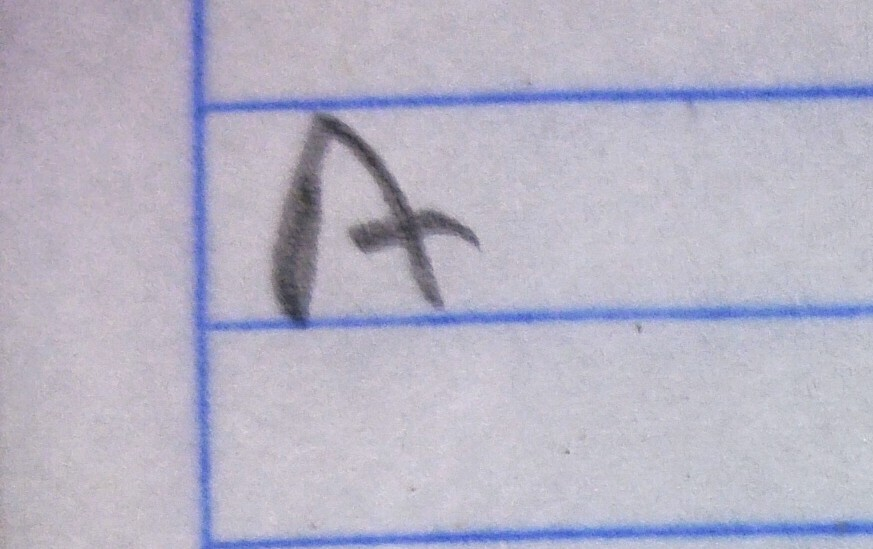
#> input picture frontend/samples/A_mayuscula.jpeg, 873 x 549 px; its folder holds only this picture in this run
$ python -i image_cleaner.py   (imports and definitions only)
#> lines starting #> are read from the running program, lines starting #| are printed output that depends on the picture; after the words box and inside, x2 and y2 are one past the last pixel; in counts of white or black regions, pixels touching at a corner belong together
"""
app/core/image_cleaner.py
=========================
Limpieza de imágenes reales (fotos de cuaderno) para OCR.

Responsabilidades:
  1. Eliminar líneas de color (azules, rojas, verdes) del cuaderno
  2. Normalizar iluminación sin destruir gradientes
  3. Preparar imagen para YOLO (menos falsos positivos) [utilidad, NO en flujo principal]
  4. Preparar crop para clasificación (grayscale continuo, NO binario)

Principio fundamental:
  NUNCA binarizar. El modelo fue entrenado con imágenes de gradientes
  continuos (0-255). La binarización destruye información que el modelo
  necesita para distinguir caracteres.

Formatos de salida:
  - clean_for_detection()           → BGR 3ch, sin líneas de color
                                      ⚠ UTILIDAD SOLAMENTE — NO usar en flujo principal.
                                      YOLO debe recibir la imagen ORIGINAL.
  - clean_crop_for_classification() → Grayscale uint8, fondo~blanco, trazo~negro
                                      Valores CONTINUOS (no binarios)
  - clean_crop_for_display()        → BGR 3ch, limpio para UI

Cambios respecto a la versión anterior:
  - _build_color_line_mask() ahora EXCLUYE píxeles de tinta (grafito)
  - clean_crop_for_classification() SIEMPRE usa inpainting (nunca blanco puro)
  - clean_crop_for_classification() valida post-limpieza (fallback a original)
  - _normalize_background_to_white() protege contra borrar todo el contraste
  - Parámetro de agresividad configurable
"""

from __future__ import annotations

import cv2
import numpy as np
from typing import Tuple, Optional, List

import logging

logger = logging.getLogger(__name__)


# ═════════════════════════════════════════════════════════════════════════════
# CONFIGURACIÓN DE RANGOS HSV PARA LÍNEAS DE COLOR
# ═════════════════════════════════════════════════════════════════════════════

# Cada rango es (lower_hsv, upper_hsv)
# Cubren líneas azules, rojas y verdes típicas de cuadernos escolares
#
# IMPORTANTE: Los rangos son CONSERVADORES para NO capturar grafito.
# El grafito/lápiz tiene saturación muy baja (< 30), estos rangos
# empiezan en saturación >= 40 para evitar borrar trazos.

HSV_LINE_RANGES: List[Tuple[Tuple[int, int, int], Tuple[int, int, int]]] = [
    # ── Azul claro (líneas de cuaderno típicas) ──
    ((90, 40, 60), (135, 255, 255)),

    # ── Azul oscuro ──
    ((100, 30, 30), (130, 255, 200)),

    # ── Rojo (cuadernos con margen rojo) — rango bajo ──
    ((0, 50, 50), (10, 255, 255)),

    # ── Rojo — rango alto ──
    ((165, 50, 50), (180, 255, 255)),

    # ── Verde (algunos cuadernos) ──
    ((35, 40, 50), (85, 255, 255)),
]

# ── Rangos HSV para detectar TINTA / GRAFITO (lápiz) ──
# El grafito tiene saturación muy baja y luminosidad baja-media.
# Estos píxeles deben PROTEGERSE y nunca borrarse como línea.
INK_SAT_MAX = 40       # Saturación máxima para considerar grafito
INK_VALUE_MAX = 150     # Value máximo para considerar grafito (oscuro)

# Dilatación de la máscara de líneas para cubrir bordes difusos
HSV_MASK_DILATE_K = 3  # kernel size (0 = sin dilatación)

# Tamaño mínimo de componente para considerar como línea (no ruido)
MIN_LINE_COMPONENT_AREA = 200

# ── Parámetro de agresividad de limpieza ──
# 0.0 = sin limpieza, 1.0 = máxima agresividad
# Controla la dilatación de la máscara de líneas y el umbral de aplicación.
# Default conservador: proteger el trazo es más importante que eliminar líneas.
CLEANING_AGGRESSIVENESS: float = 0.5

# ── Validación post-limpieza ──
# Si el contraste (std) del grayscale resultante es menor que este umbral,
# la limpieza borró demasiado y se usa el original.
MIN_CONTRAST_AFTER_CLEAN = 10.0


# ═════════════════════════════════════════════════════════════════════════════
# 1. DETECCIÓN Y ELIMINACIÓN DE LÍNEAS DE COLOR
# ═════════════════════════════════════════════════════════════════════════════

def _build_color_line_mask(img_bgr: np.ndarray) -> np.ndarray:
    """
    Construye máscara de líneas de color EXCLUYENDO píxeles de tinta.

    Pasos:
      1. Convertir a HSV
      2. Crear máscara de píxeles de color (azul, rojo, verde) por rangos HSV
      3. Crear máscara de píxeles de tinta (baja saturación + oscuros)
      4. Restar: mask_final = mask_color AND NOT mask_ink
      5. Dilatar ligeramente (según agresividad)
      6. Filtrar componentes pequeños (ruido)

    La máscara de tinta protege el trazo del alumno incluso cuando
    escribe directamente sobre una línea azul.

    Args:
        img_bgr: imagen BGR original

    Returns:
        Máscara binaria uint8 (255 = línea de color segura de borrar, 0 = no)
    """
    hsv = cv2.cvtColor(img_bgr, cv2.COLOR_BGR2HSV)

    # ── Paso 2: Máscara de píxeles de color (candidatos a línea) ──
    color_mask = np.zeros(img_bgr.shape[:2], dtype=np.uint8)
    for (lo, hi) in HSV_LINE_RANGES:
        mask = cv2.inRange(hsv, np.array(lo, dtype=np.uint8),
                           np.array(hi, dtype=np.uint8))
        color_mask = cv2.bitwise_or(color_mask, mask)

    # ── Paso 3: Máscara de píxeles de tinta/grafito (PROTEGER) ──
    # Grafito = baja saturación + baja-media luminosidad
    # Estos píxeles son trazo del alumno y NO deben borrarse
    h_ch, s_ch, v_ch = cv2.split(hsv)
    ink_mask = np.zeros(img_bgr.shape[:2], dtype=np.uint8)
    ink_mask[(s_ch < INK_SAT_MAX) & (v_ch < INK_VALUE_MAX)] = 255

    # ── Paso 4: Restar tinta de la máscara de color ──
    # Solo borrar donde HAY color Y NO HAY tinta
    safe_mask = cv2.bitwise_and(color_mask, cv2.bitwise_not(ink_mask))

    # ── Paso 5: Dilatar para cubrir bordes difusos de las líneas ──
    # La dilatación se escala con la agresividad
    effective_dilate_k = max(1, int(HSV_MASK_DILATE_K * CLEANING_AGGRESSIVENESS * 2))
    if effective_dilate_k > 0 and effective_dilate_k % 2 == 0:
        effective_dilate_k += 1  # Asegurar impar

    if effective_dilate_k >= 3:
        kernel = cv2.getStructuringElement(
            cv2.MORPH_RECT,
            (effective_dilate_k, effective_dilate_k)
        )
        safe_mask = cv2.dilate(safe_mask, kernel, iterations=1)

        # Después de dilatar, volver a excluir tinta para no invadir trazos
        safe_mask = cv2.bitwise_and(safe_mask, cv2.bitwise_not(ink_mask))

    # ── Paso 6: Filtrar componentes pequeños (ruido de color, no líneas) ──
    if MIN_LINE_COMPONENT_AREA > 0:
        n_labels, labels, stats, _ = cv2.connectedComponentsWithStats(
            safe_mask, connectivity=8
        )
        filtered = np.zeros_like(safe_mask)
        for i in range(1, n_labels):
            area = stats[i, cv2.CC_STAT_AREA]
            if area >= MIN_LINE_COMPONENT_AREA:
                filtered[labels == i] = 255
        safe_mask = filtered

    return safe_mask


def remove_color_lines(
    img_bgr: np.ndarray,
    use_inpaint: bool = True,
    inpaint_radius: int = 5,
) -> np.ndarray:
    """
    Elimina líneas de color de la imagen usando inpainting.

    SIEMPRE usa inpainting por defecto (en lugar de reemplazo por blanco)
    para preservar la continuidad del trazo cuando el alumno escribe
    sobre una línea azul.

    CONSERVADOR: Solo elimina píxeles con saturación significativa.
    El grafito a lápiz (saturación ~0-20) NO se toca gracias a la
    máscara de tinta en _build_color_line_mask().

    Args:
        img_bgr: imagen BGR original
        use_inpaint: usar inpainting (True) o reemplazo blanco (False)
        inpaint_radius: radio del inpainting

    Returns:
        Imagen BGR con líneas de color eliminadas
    """
    mask = _build_color_line_mask(img_bgr)

    if cv2.countNonZero(mask) == 0:
        return img_bgr.copy()

    if use_inpaint:
        result = cv2.inpaint(img_bgr, mask, inpaintRadius=inpaint_radius,
                             flags=cv2.INPAINT_TELEA)
    else:
        result = img_bgr.copy()
        result[mask > 0] = (255, 255, 255)

    return result


def _has_significant_color_lines(img_bgr: np.ndarray) -> bool:
    """
    Detecta si la imagen tiene líneas de color significativas.
    Útil para decidir si aplicar la limpieza.

    Returns:
        True si > 1% de píxeles son líneas de color
    """
    mask = _build_color_line_mask(img_bgr)
    ratio = float(cv2.countNonZero(mask)) / max(mask.size, 1)
    return ratio > 0.01


# ═════════════════════════════════════════════════════════════════════════════
# 2. NORMALIZACIÓN DE ILUMINACIÓN (SUAVE, SIN BINARIZAR)
# ═════════════════════════════════════════════════════════════════════════════

# [178 lines left out: functions _normalize_illumination_soft, _normalize_background_to_white, _detect_polarity, ensure_dark_on_light, not called in this run]


# ═════════════════════════════════════════════════════════════════════════════
# 4. FUNCIONES PÚBLICAS PRINCIPALES
# ═════════════════════════════════════════════════════════════════════════════

def clean_for_detection(img_bgr: np.ndarray) -> np.ndarray:
    """
    Limpia una imagen completa para mejorar la detección YOLO.

    ⚠ NOTA: Esta función se mantiene como UTILIDAD pero NO debe usarse
    en el flujo principal del pipeline. YOLO fue entrenado con fotos de
    cuaderno CON líneas — las líneas no son un problema para YOLO.
    Limpiar antes de YOLO REDUCE detecciones (de 6 a 4 en pruebas).

    YOLO debe recibir SIEMPRE la imagen ORIGINAL sin limpiar.
    La limpieza solo se aplica a los crops individuales DESPUÉS de detección.

    Args:
        img_bgr: imagen BGR original (foto completa del cuaderno)

    Returns:
        Imagen BGR limpia, mismas dimensiones
    """
    if img_bgr is None or img_bgr.size == 0:
        return img_bgr

    # Solo limpiar si hay líneas de color significativas
    if _has_significant_color_lines(img_bgr):
        cleaned = remove_color_lines(img_bgr, use_inpaint=True)
        logger.debug("clean_for_detection: líneas de color eliminadas (inpainting)")
        return cleaned

    logger.debug("clean_for_detection: sin líneas de color significativas")
    return img_bgr.copy()


# [217 lines left out: functions clean_crop_for_classification, clean_crop_for_display, set_cleaning_aggressiveness, get_cleaning_info, not called in this run]

>>> import cv2
>>> picture = cv2.imread('../../frontend/samples/A_mayuscula.jpeg')
#> picture is the input picture: shape (549, 873, 3); mean B, G, R 197.3, 179.6, 182.1
>>> result = clean_for_detection(picture)
#> the loop in _build_color_line_mask, `for (lo, hi) in HSV_LINE_RANGES:` made 5 passes
#> pass 1, in _build_color_line_mask, `mask = cv2.inRange(hsv, np.array(lo, dtype=np.uint8), np.array(hi, dty..`:
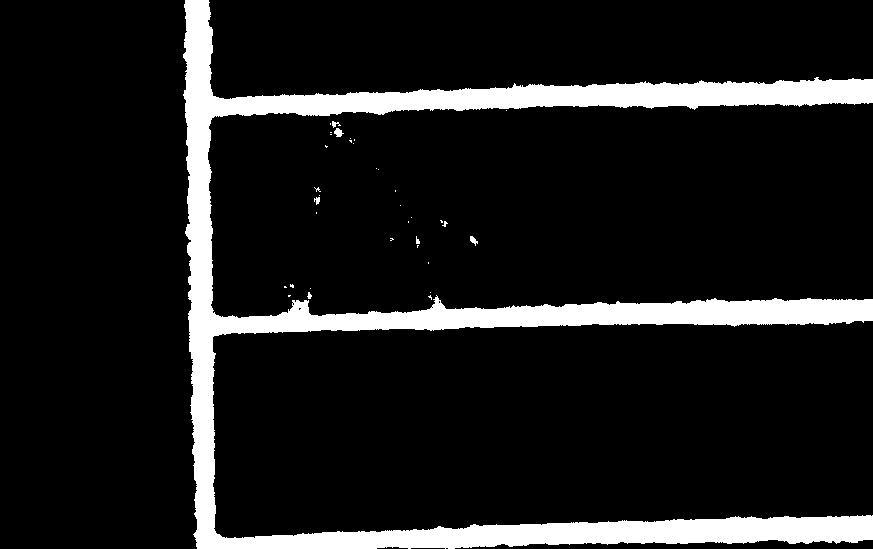
#> mask: shape (549, 873); 11.4% white; 36 white regions (29 under 20 px), largest, box (x1, y1, x2, y2) and area: (183, 0, 873, 549) 54114, (334, 128, 344, 137) 56, (470, 236, 478, 246) 42
#> in _build_color_line_mask, `h_ch, s_ch, v_ch = cv2.split(hsv)`:
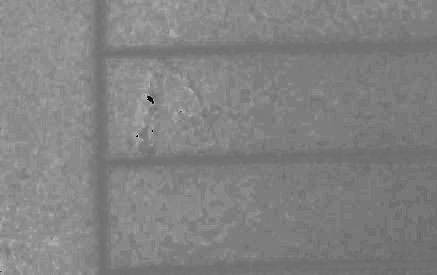
#> h_ch: shape (549, 873) (shown at 1/2 size); min 0, max 177, mean 129.8
#> in _build_color_line_mask, `h_ch, s_ch, v_ch = cv2.split(hsv)`:
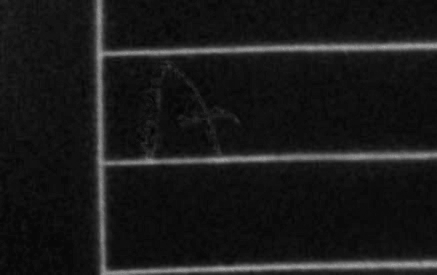
#> s_ch: shape (549, 873) (shown at 1/2 size); min 0, max 178, mean 25
#> in _build_color_line_mask, `safe_mask = cv2.bitwise_and(color_mask, cv2.bitwise_not(ink_mask))`:
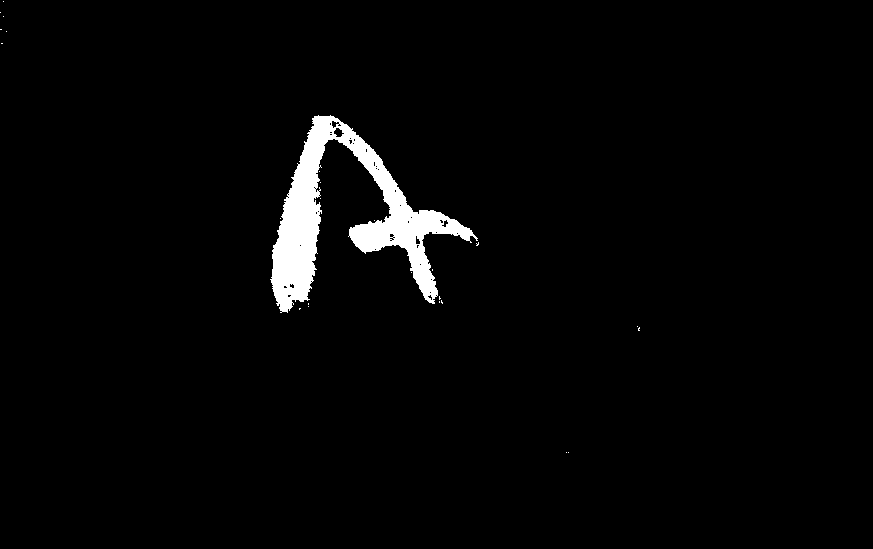
#> ink_mask: shape (549, 873); 2.5% white; 25 white regions (24 under 20 px), largest, box (x1, y1, x2, y2) and area: (270, 115, 478, 313) 11887
#> in _build_color_line_mask, `n_labels, labels, stats, _ = cv2.connectedComponentsWithStats( safe_ma..`:
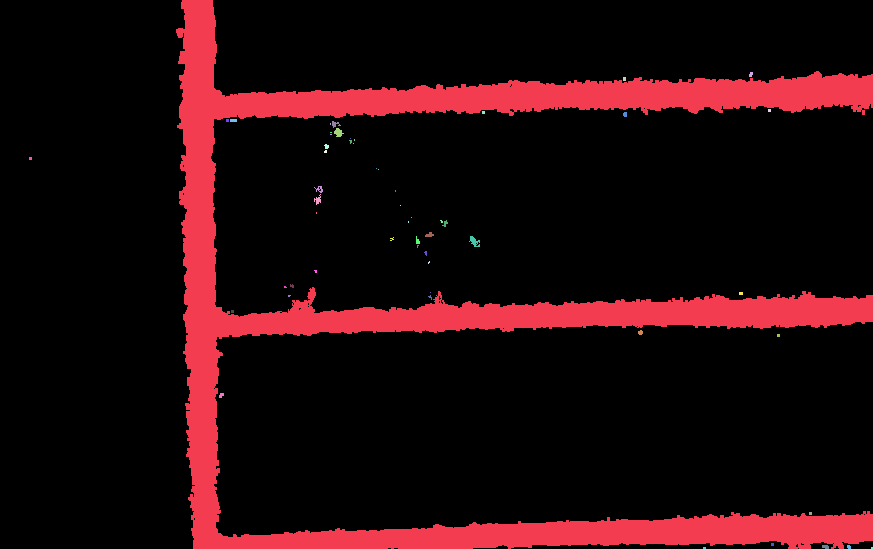
#> labels: shape (549, 873) int32; 56 distinct labels, from 0 to 55; one colour per label, 0 black
#> in _build_color_line_mask, `n_labels, labels, stats, _ = cv2.connectedComponentsWithStats( safe_ma..`: n_labels = 56; stats = 56 rows, first 6: [0, 0, 873, 549, 411366], [176, 0, 697, 549, 67257], [749, 72, 4, 5, 16], [623, 77, 3, 4, 12], [768, 109, 3, 3, 9], [482, 111, 3, 3, 9]
#> the loop in _build_color_line_mask, `for i in range(1, n_labels):` made 55 passes
#> area on passes 1, 8, 9, 11, 23, 25, 31, 32: 67257, 21, 31, 56, 30, 39, 20, 30
#> after the loop in _build_color_line_mask, `for i in range(1, n_labels):`:
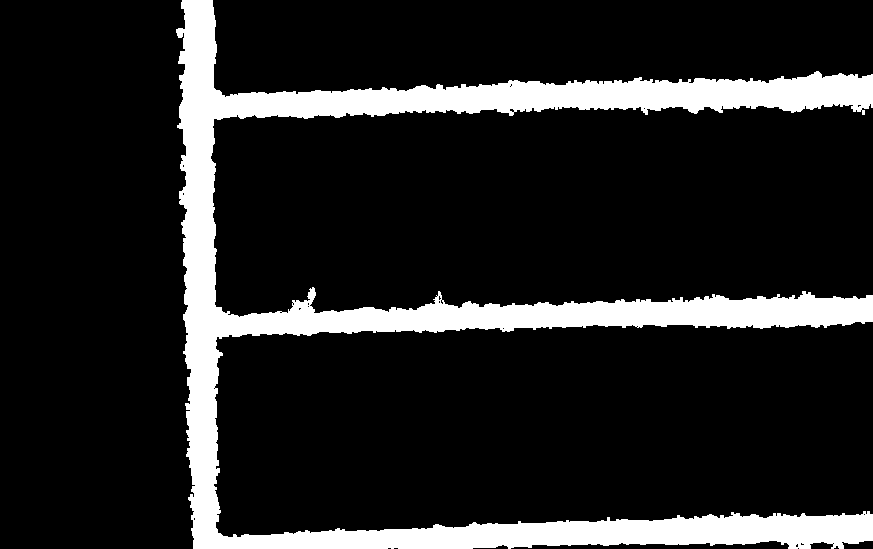
#> filtered: shape (549, 873); 14% white; 1 white region, box (x1, y1, x2, y2) and area: (176, 0, 873, 549) 67257
#> in _has_significant_color_lines, `ratio = float(cv2.countNonZero(mask)) / max(mask.size, 1)`: ratio = 0.14
#> the loop in _build_color_line_mask (call 2), `for i in range(1, n_labels):` made 55 passes
#> in remove_color_lines, `result = cv2.inpaint(img_bgr, mask, inpaintRadius=inpaint_radius, flag..`:
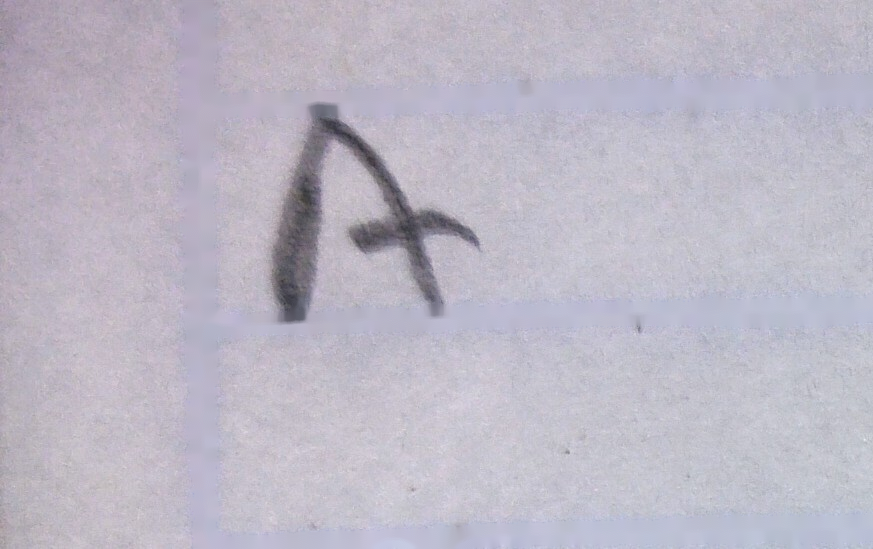
#> result: shape (549, 873, 3); mean B, G, R 197.2, 184, 188.2

$ run again, on frontend/samples/A_plana.jpeg
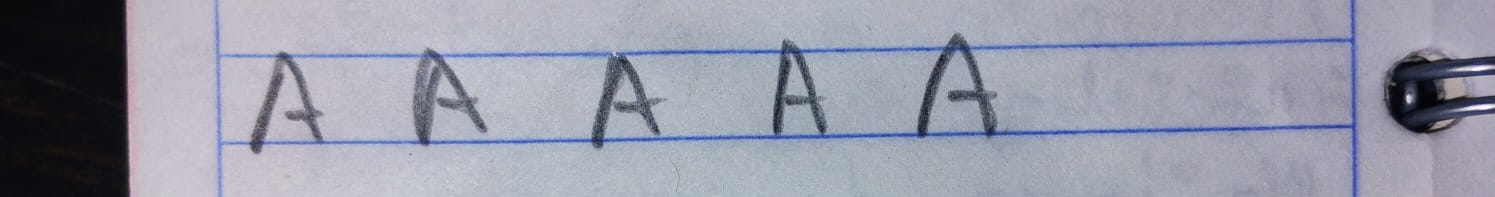
#> input picture frontend/samples/A_plana.jpeg, 1495 x 197 px
#> picture is the input picture: shape (197, 1495, 3); mean B, G, R 167.5, 153.1, 150.7
#> hsv: shape (197, 1495, 3); mean H, S, V 118.6, 32.3, 167.6
#> ink_mask: shape (197, 1495); 3.5% white; 237 white regions (190 under 20 px), largest, box (x1, y1, x2, y2) and area: (413, 60, 478, 138) 1678, (251, 59, 322, 141) 1627, (48, 160, 96, 197) 636
#> labels: shape (197, 1495) int32; 131 distinct labels, from 0 to 130
#> n_labels = 131; stats = 131 rows, first 6: [0, 0, 1495, 197, 235884], [213, 0, 1153, 197, 51508], [1487, 1, 8, 22, 92], [1439, 3, 8, 4, 32], [122, 6, 1, 3, 3], [1479, 9, 3, 3, 9]
#> the loop in _build_color_line_mask, `for i in range(1, n_labels):` made 130 passes
#> area on passes 1, 2, 3, 7, 9, 10, 14, 16: 51508, 92, 32, 59, 20, 51, 56, 4463
#> after the loop in _build_color_line_mask, `for i in range(1, n_labels):`:
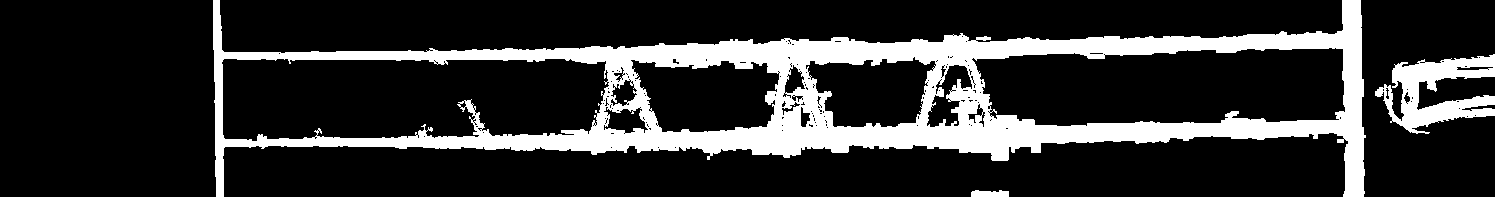
#> filtered: shape (197, 1495); 19.1% white; 3 white regions, box (x1, y1, x2, y2) and area: (213, 0, 1366, 197) 51508, (1375, 54, 1495, 134) 4463, (971, 190, 1009, 197) 229
#> ratio = 0.191
#> the loop in _build_color_line_mask (call 2), `for i in range(1, n_labels):` made 130 passes
#> in remove_color_lines, `result = cv2.inpaint(img_bgr, mask, inpaintRadius=inpaint_radius, flag..`:
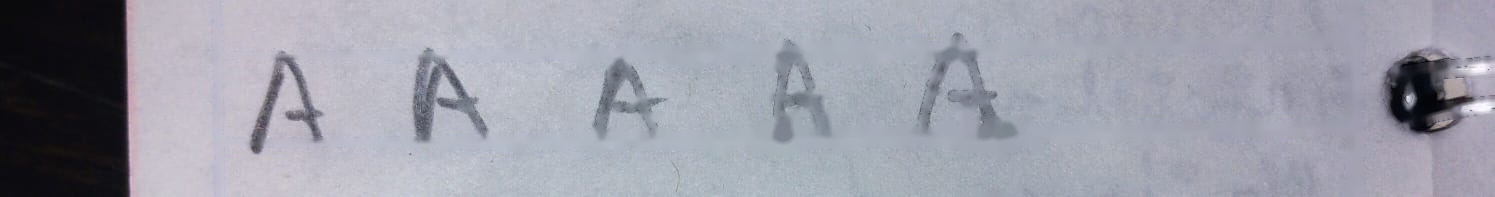
#> result: shape (197, 1495, 3); mean B, G, R 168.8, 157.4, 156
